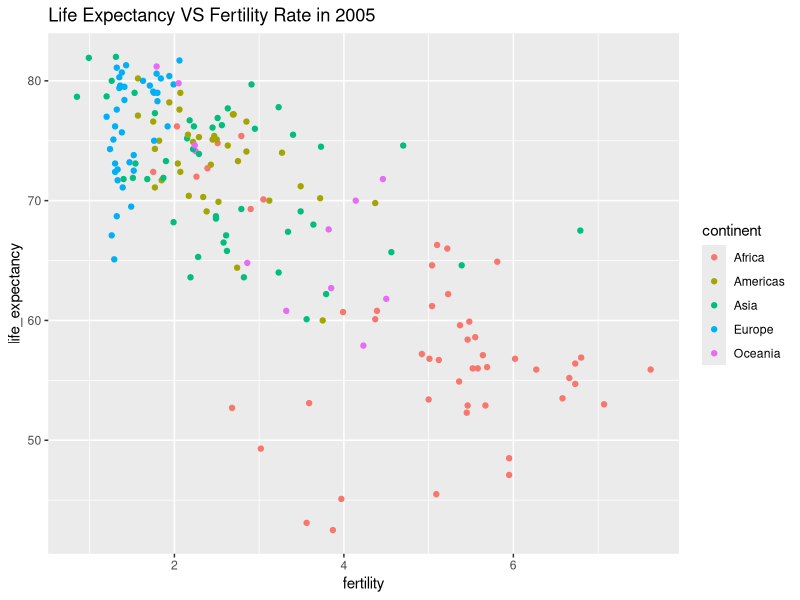
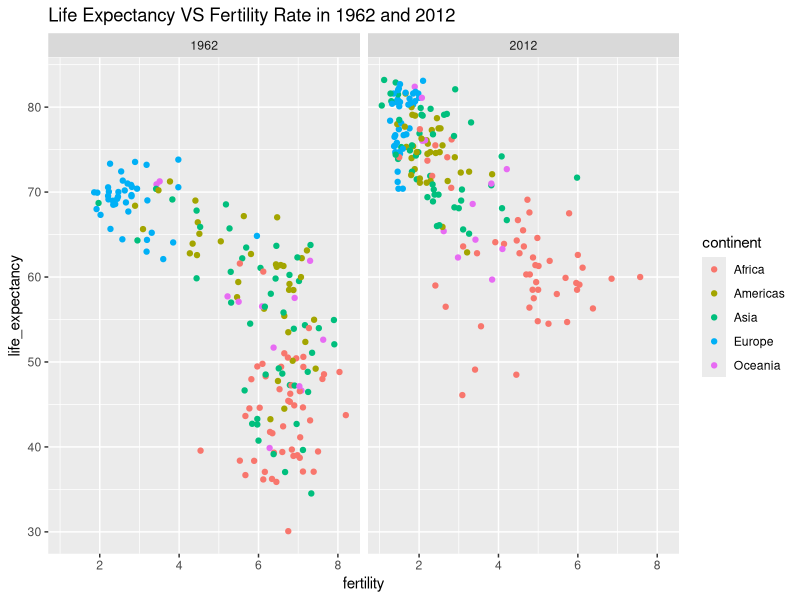
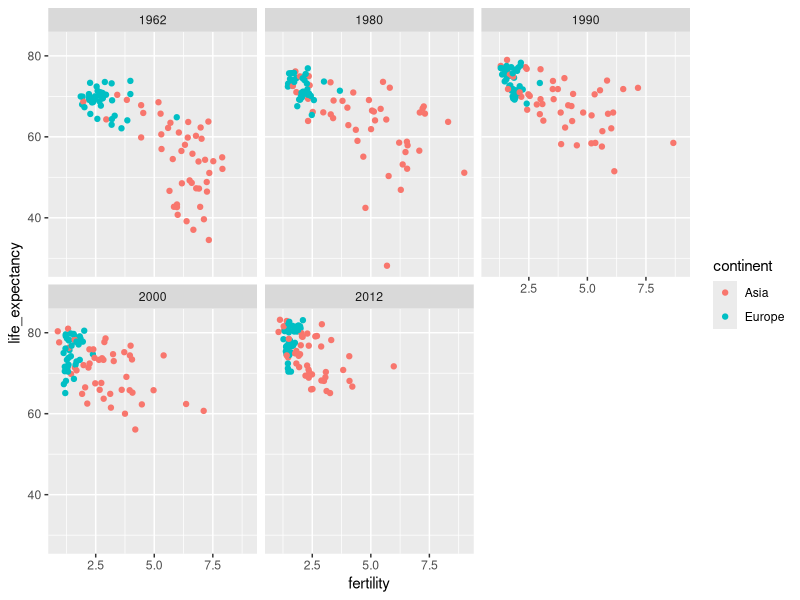
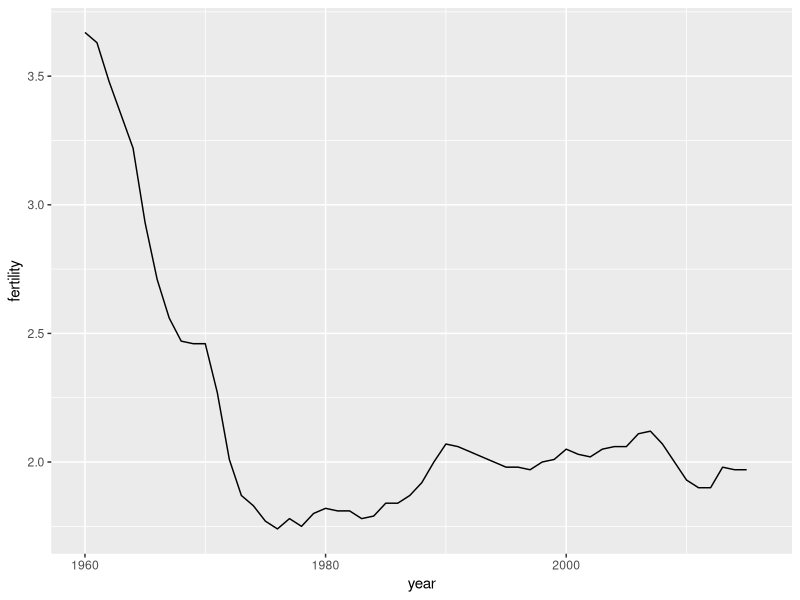
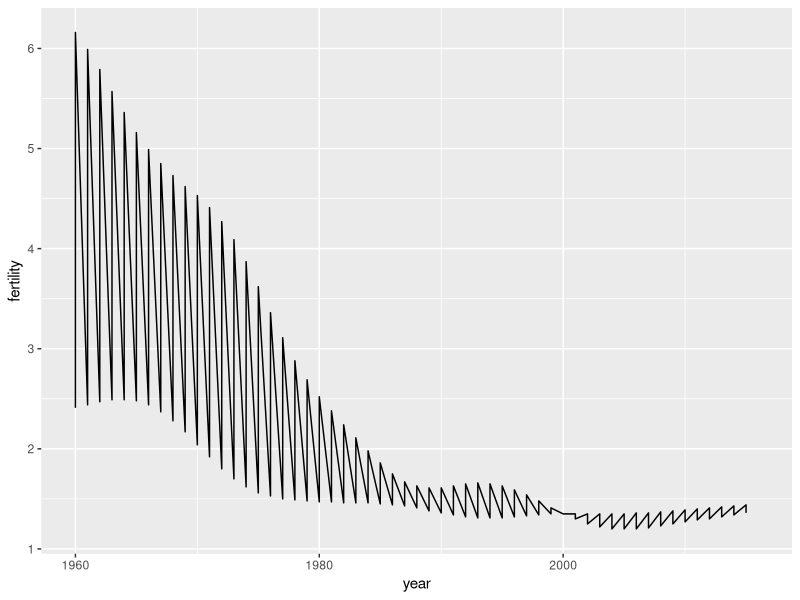
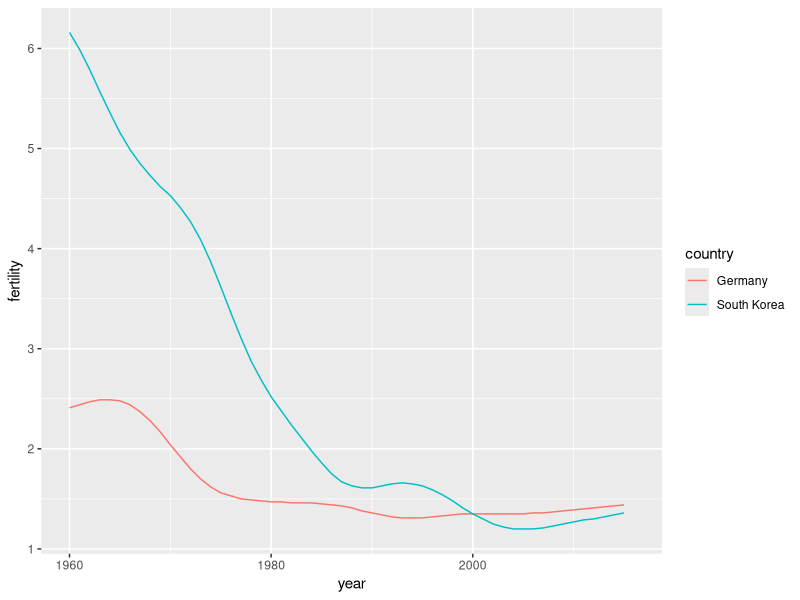
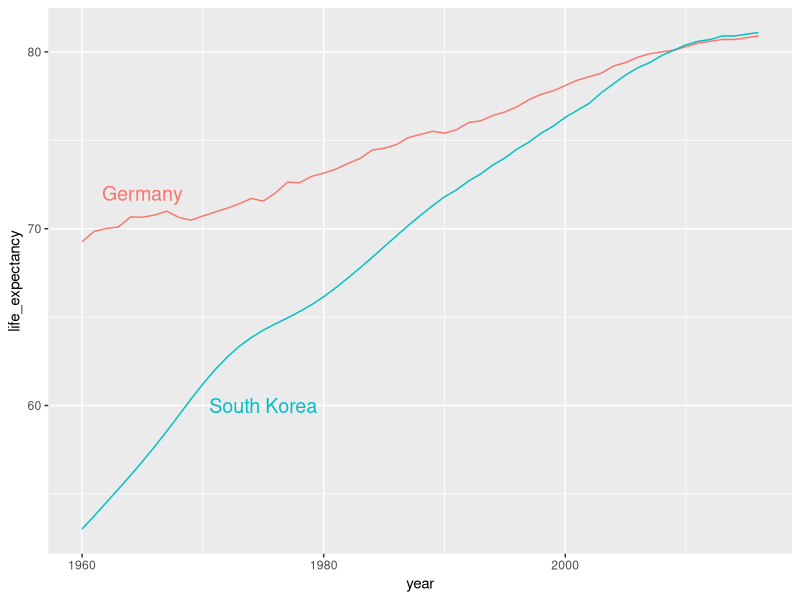
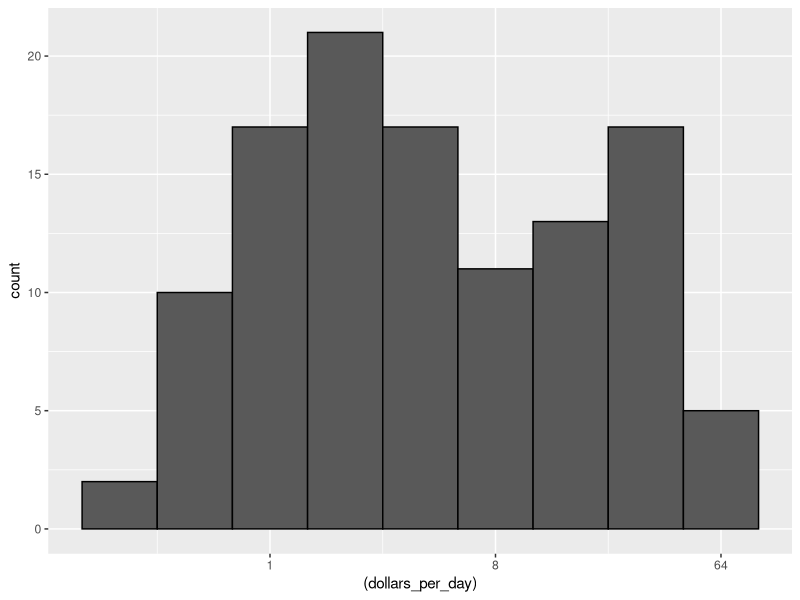

The R script that drew these images, in order:
#########################################################################
#ggplot2 package in the TIDYVERSE for visualization using gapminder data
#########################################################################

library(tidyverse)
library(dslabs)
data(gapminder)

#explore the data
head(gapminder)
str(gapminder)


#plot a graph of life expectancy vs fertility rate in the continents in 2005.
# life expectancy and fertility rates
filter(gapminder, year == 2005) %>%
  ggplot(aes(fertility, life_expectancy, color = continent)) +
  geom_point()+
  labs(title = "Life Expectancy VS Fertility Rate in 2005")

#Compare life expectancy vs fertility between 1962 and 2012
#faceting by year only
filter(gapminder, year %in% c(1962,2012)) %>%
  ggplot(aes(fertility, life_expectancy, color = continent)) +
  geom_point() +
  facet_grid(. ~year)+
  labs(title = "Life Expectancy VS Fertility Rate in 1962 and 2012")

#facet by year, plots wrapped in multiple rows
years <- c(1962, 1980,1990,2000, 2012)
continents <- c("Europe", "Asia")
gapminder %>%
  filter(year %in% years & continent %in% continents) %>%
  ggplot(aes(fertility, life_expectancy, color = continent)) +
  geom_point() +
  facet_wrap(~year)


################################################################
#Time series plots
################################################################
#scatter plot for US Fertility over the years in the United states.
gapminder %>%
  filter(country == "United States") %>%
  ggplot(aes(year, fertility))+
  geom_line()

#multiple time series
#scatter plot for US Fertility over the years in South Korea and Germany
countries <- c("South Korea", "Germany")
gapminder %>%
  filter(country %in% countries) %>%
  ggplot(aes(year, fertility))+
  geom_line()


#multiple time series showed two with legend
countries <- c("South Korea", "Germany")
gapminder %>%
  filter(country %in% countries) %>%
  ggplot(aes(year, fertility, color = country))+
  geom_line()



#adding text labels to a plot
countries <- c("South Korea", "Germany")
labels <- data.frame(country = countries, x = c(1975,1965), y = c(60,72))
gapminder %>%
  filter(country %in% countries) %>%
  ggplot(aes(year, life_expectancy, color = country)) +
  geom_line()+
  geom_text(data = labels, aes(x,y, label = country), size = 5)+
  theme(legend.position = "None")

#add dollars per day variable 
gapminder <- gapminder %>% 
  mutate(dollars_per_day = gdp/population/365)
gapminder

##################################################################
#histogram
##################################################################
#histogram for dollars per day
past_year <- 1970
gapminder %>%
  filter(year == past_year & !is.na(gdp)) %>%
  ggplot(aes((dollars_per_day)))+
  geom_histogram(binwidth = 1, color = "black")+
  scale_x_continuous(trans = "log2")


###################################################################
#Boxplots
###################################################################
#create a box plot showing dollars per day in different regions in 1970
p <- gapminder %>%
  filter(year == past_year & !is.na(gdp)) %>%
  ggplot(aes(region, dollars_per_day))

p +  geom_boxplot() +
theme(axis.text.x = element_text(angle =90, hjust = 1))




#reorder function
p <- gapminder %>%
  filter(year == past_year & !is.na(gdp)) %>%
  mutate(region = reorder(region, dollars_per_day, FUN = median)) %>%
  ggplot(aes(region, dollars_per_day, fill = continent)) +
  geom_boxplot() +
  theme(axis.text.x = element_text(angle =90, hjust = 1)) +
  xlab("")
p
p + scale_y_continuous(trans = "log2")+
  geom_point(show.legend = FALSE)



#################################################################
#comparing distributions using histograms
##################################################################
west <- c("Western Europe", "Northern Europe", "Southern Europe",
          "Northern America", "Australia and New Zealand")

#Facet by West vs Developing nations in 1970
gapminder %>%
  filter(year == past_year & !is.na(gdp)) %>%
  mutate(group = ifelse(region %in% west, "West", "Developing")) %>%
  ggplot(aes(dollars_per_day)) +
  geom_histogram(binwidth =1, color = "black") +
  scale_x_continuous(trans = "log2") +
  facet_grid(.~ group)



#comparing by faceting both year and region. we've got two years
present_year <- 2010
gapminder %>%
  filter(year %in% c(past_year, present_year) & !is.na(gdp)) %>%
  mutate(group = ifelse(region %in% west, "West", "Developing")) %>%
  ggplot(aes(dollars_per_day)) +
  geom_histogram(binwidth = 1, color = "black") +
  scale_x_continuous(trans = "log2")+
  facet_grid(year~group)

#west Vs Developing where both groups have data in 1970 and 2010
country_list_1 <- gapminder %>%
  filter(year == past_year & !is.na(dollars_per_day)) %>%
  .$country
country_list_1

country_list_2 <- gapminder %>%
  filter(year == present_year & !is.na(dollars_per_day)) %>% .$country
country_list_2

country_list <- intersect(country_list_1, country_list_2)
country_list

#make a histogram with data available in both years

gapminder %>%
  filter(year %in% c(past_year, present_year) & country %in% country_list) %>%
  mutate(group = ifelse(region %in% west, "West", "Developing")) %>%
  ggplot(aes(dollars_per_day)) +
  geom_histogram(binwidth = 1, color = "black") +
  scale_x_continuous(trans = "log2")+
  facet_grid(year ~ group)

#using boxplots to compare the regions in 1970 and 2010.
p <- gapminder %>%
  filter(year %in% c(past_year, present_year) & country %in% country_list) %>%
  mutate(region = reorder(region, dollars_per_day, FUN = median)) %>%
  ggplot() +
  theme(axis.text.x = element_text(angle = 90, hjust = 1)) +
  xlab("") +
  scale_y_continuous(trans = "log2")

p + geom_boxplot(aes(region, dollars_per_day, fill = continent))+
  facet_grid(year~.)

p + geom_boxplot(aes(region, dollars_per_day, fill = factor(year)))


####################################################################
#smooth density plots
####################################################################
p <- gapminder %>%
  filter(year %in% c(past_year, present_year) & country %in% country_list) %>%
  mutate(group = ifelse(region %in% west, "West", "Developing")) %>%
  ggplot(aes(dollars_per_day, y = ..count.., fill= group)) +
  scale_x_continuous(trans = "log2")
p + geom_density(alpha = 0.2, bw = 0.75)+
  facet_grid(year~.)




#using case_when
gapminder <- gapminder %>%
  mutate(group = case_when(
    .$region %in% west ~ "west",
    .$region %in% c("Eastern Asia", "South Eastern Asia") ~ "East Asia",
    .$region %in% c("Caribbean", "Central America", "South America") ~ "Latin America",
    .$continent == "Africa" & .$region != "Northern Africa" ~ "Sub-Saharan Africa",
    TRUE ~ "Others"))


#reorder factor levels
gapminder <- gapminder %>%
  mutate(group = factor(group, levels = c("Others", "Latin America", "East Asia", "Sub-Saharan Africa", "west")))

p <- gapminder %>%
  filter(year %in% c(past_year, present_year) & country %in% country_list) %>%
  ggplot(aes(dollars_per_day, fill = group))+
  scale_x_continuous(trans = "log2")

p + geom_density(alpha = 0.2, bw = 0.75, position = "stack")+
  facet_grid(year~.)
